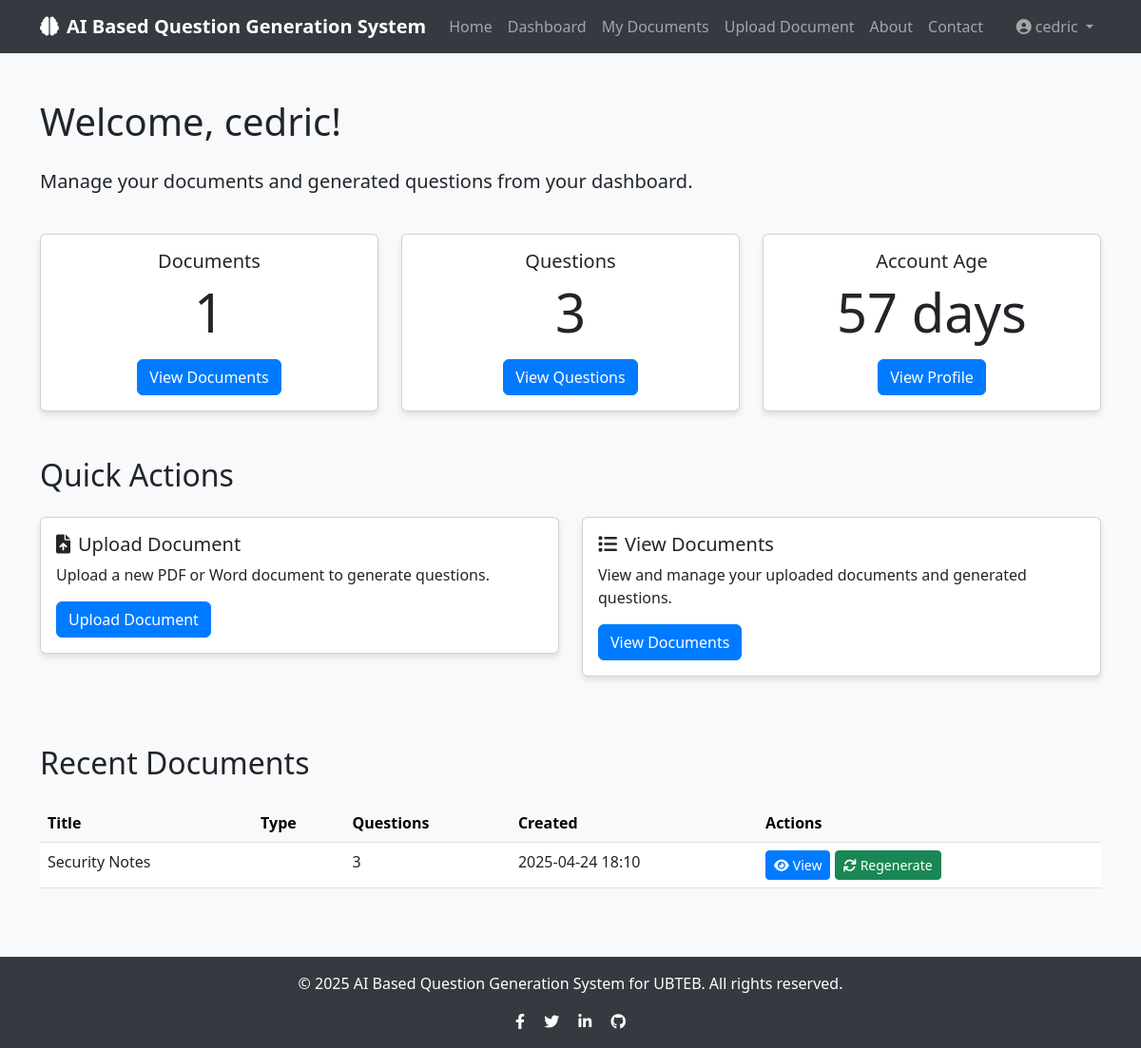
Page /dashboard (signed in) on the earlier database version.
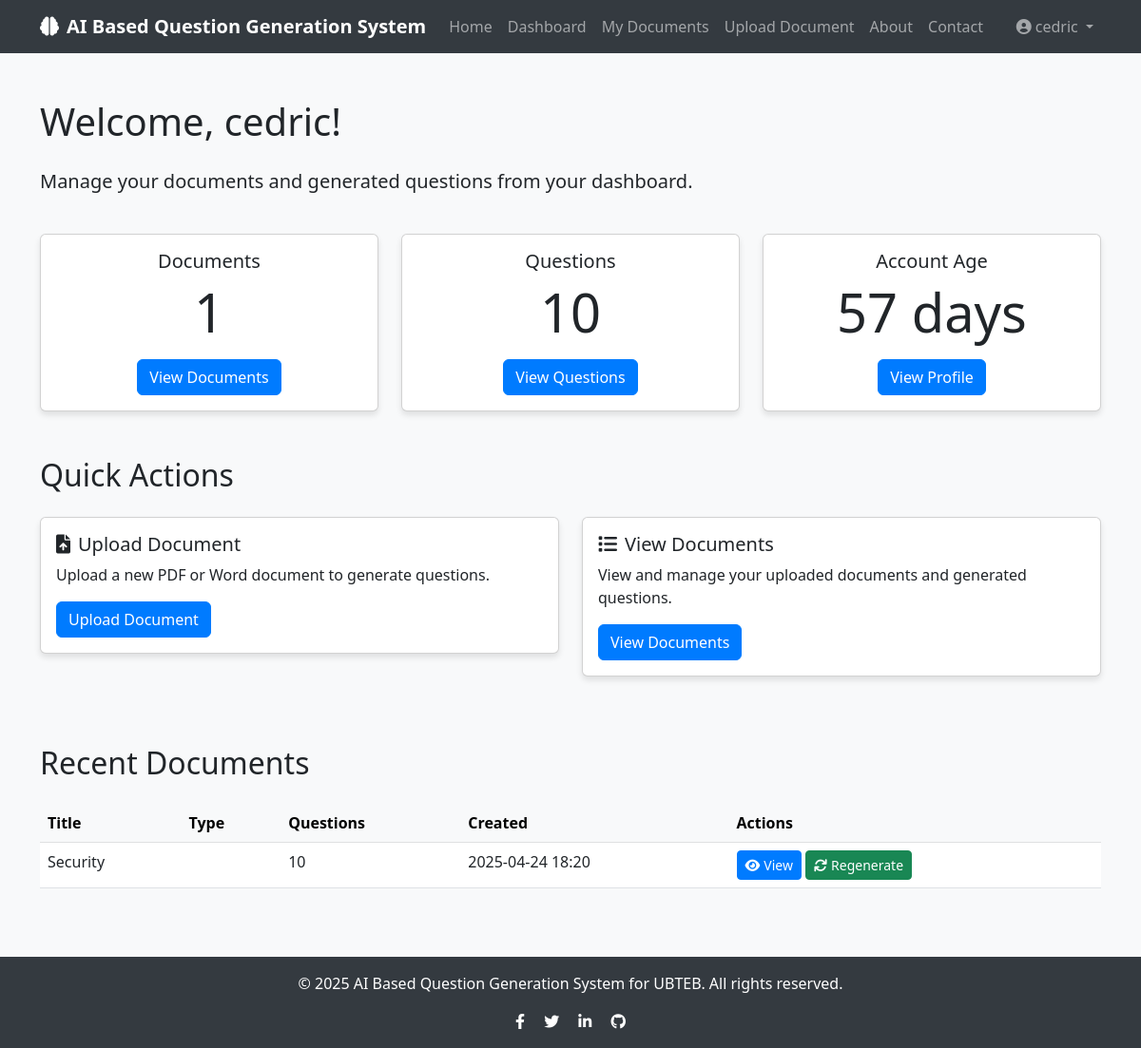
Same page on the later database version.
### app/models/document.py (models this page shows, shortened)
class Document(db.Model):
    id = db.Column(db.Integer, primary_key=True)
    title = db.Column(db.String(100), nullable=False)
    filename = db.Column(db.String(100), nullable=False)
    file_path = db.Column(db.String(255), nullable=False)
    content = db.Column(db.Text, nullable=False)
    created_at = db.Column(db.DateTime, default=datetime.utcnow)
    user_id = db.Column(db.Integer, db.ForeignKey('user.id'), nullable=False)
    questions = db.relationship('Question', backref='document', lazy=True, cascade="all, delete-orphan")

### app/routes/main.py (the view)
@main.route('/dashboard')
@login_required
def dashboard():
    return render_template('dashboard.html', user=current_user, now=datetime.utcnow())

### app/models/user.py (called while the page is built)
@login_manager.user_loader
def load_user(user_id):
    return User.query.get(int(user_id))

### app/templates/dashboard.html (shortened to what this page needs)
{% extends "base.html" %}  {% block content %}
<div class="container py-4">
  <div class="row mb-4">
    <div class="col-md-12">
      <h1 class="mb-4">Welcome, {{ user.username }}!</h1>
      <p class="lead">
        Manage your documents and generated questions from your dashboard.
      </p>
    </div>
  </div>
  <div class="row mb-5">
    <div class="col-md-4">
      <div class="card text-center h-100">
        <div class="card-body">
          <h5 class="card-title">Documents</h5>
          <p class="card-text display-4">{{ user.documents|length }}</p>
          <a
            href="{{ url_for('questions.list_documents') }}"
            class="btn btn-primary"
            >View Documents</a
          >
        </div>
      </div>
    </div>
    <div class="col-md-4">
      <div class="card text-center h-100">
        <div class="card-body">
          <h5 class="card-title">Questions</h5>
          <p class="card-text display-4">{{ user.questions|length }}</p>
          <a
            href="{{ url_for('questions.list_documents') }}"
            class="btn btn-primary"
            >View Questions</a
          >
        </div>
      </div>
    </div>
    <div class="col-md-4">
      <div class="card text-center h-100">
        <div class="card-body">
          <h5 class="card-title">Account Age</h5>
          <p class="card-text display-4">
            {{ ((now - user.created_at).days)|default(0) }} days
          </p>
          <a href="{{ url_for('auth.profile') }}" class="btn btn-primary"
            >View Profile</a
          >
        </div>
      </div>
    </div>
  </div>
  <div class="row mb-5">
    <div class="col-md-12">
      <h2 class="mb-4">Quick Actions</h2>
    </div>
    <div class="col-md-6">
      <div class="card mb-4">
        <div class="card-body">
          <h5 class="card-title">
            <i class="fas fa-file-upload me-2"></i>Upload Document
          </h5>
          <p class="card-text">
            Upload a new PDF or Word document to generate questions.
          </p>
          <a
            href="{{ url_for('questions.upload_document') }}"
            class="btn btn-primary"
            >Upload Document</a
          >
        </div>
      </div>
    </div>
    <div class="col-md-6">
      <div class="card mb-4">
        <div class="card-body">
          <h5 class="card-title">
            <i class="fas fa-list me-2"></i>View Documents
          </h5>
          <p class="card-text">
            View and manage your uploaded documents and generated questions.
          </p>
          <a
            href="{{ url_for('questions.list_documents') }}"
            class="btn btn-primary"
            >View Documents</a
          >
        </div>
      </div>
    </div>
  </div>
  <div class="row">
    <div class="col-md-12">
      <h2 class="mb-4">Recent Documents</h2>
      {% if user.documents %}
      <div class="table-responsive">
        <table class="table table-hover">
          <thead class="table-light">
            <tr>
              <th>Title</th>
              <th>Type</th>
              <th>Questions</th>
              <th>Created</th>
              <th>Actions</th>
            </tr>
          </thead>
<tbody>
    {% for document in user.documents|sort(attribute='created_at', reverse=True)|batch(5)|first|default([]) %}
        <tr>
            <td>{{ document.title or 'Untitled Document' }}</td>
            <td>{{ document.question_type|title }}</td>
            <td>{{ document.questions|length }}</td>
            <td>{{ document.created_at.strftime('%Y-%m-%d %H:%M') }}</td>
            <td>
                <a href="{{ url_for('questions.view_document', document_id=document.id) }}"
                   class="btn btn-sm btn-primary">
                    <i class="fas fa-eye me-1"></i>View
                </a>
                <a href="{{ url_for('questions.generate_questions_form', document_id=document.id) }}"
                   class="btn btn-sm btn-success">
                    <i class="fas fa-sync me-1"></i>Regenerate
                </a>
            </td>
        </tr>
    {% endfor %}
</tbody>
        </table>
      </div>
      {% endif %}
    </div>
  </div>
</div>
{% endblock %}

Differences in the rows shown:
changed Document: title "Security Notes" → "Security"; questions|length "3" → "10"; created_at "2025-04-24 18:10" → "2025-04-24 18:20"
Other differences:
{{ user.questions|length }}: "3" → "10"
